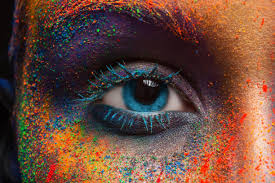
#> input picture LAB-EXP-13/images/1.jpg, 275 x 183 px, found by its file name
$ jupyter execute x.ipynb
#> lines starting #> are read from the running program, lines starting #| are printed output that depends on the picture; after the words box and inside, x2 and y2 are one past the last pixel; in counts of white or black regions, pixels touching at a corner belong together
[cell 1]
import cv2
import numpy as np
import os
from matplotlib import pyplot as plt

# Input image path
input_path = r"D:\IPCV\LAB-EXP-13\images\1.jpg"

# Output folder and paths
output_folder = r"D:\IPCV\LAB-EXP-13\resultant_img"
os.makedirs(output_folder, exist_ok=True)

output_image_path = os.path.join(output_folder, "output_contour.png")
chain_code_path = os.path.join(output_folder, "chain_code.txt")

# Load image (grayscale)
image = cv2.imread(input_path, 0)
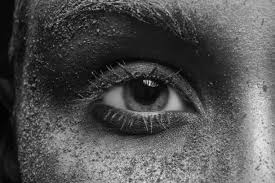
#> image: shape (183, 275); min 0, max 238, mean 81.3

if image is None:
    print("❌ Error: Image not found. Check the path.")
    exit()

# Convert to binary
_, binary = cv2.threshold(image, 127, 255, cv2.THRESH_BINARY)
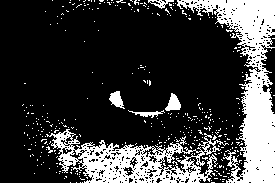
#> binary: shape (183, 275); 23.1% white; 365 white regions (359 under 20 px)

# Find contours
contours, _ = cv2.findContours(binary, cv2.RETR_EXTERNAL, cv2.CHAIN_APPROX_NONE)
#> contours = 356 contours, 350 with area under 20; largest, box (x1, y1, x2, y2) and area: (177, 0, 275, 183) 5994, (46, 129, 229, 183) 4800, (165, 93, 181, 111) 147, (109, 91, 125, 109) 136, (148, 0, 174, 9) 86, (128, 110, 165, 118) 66

if len(contours) == 0:
    print("❌ No contours found. Try a different image or preprocessing.")
    exit()

# Get largest contour
contour = max(contours, key=cv2.contourArea)
#> contour = contour of 1091 points, box (x1, y1, x2, y2) (177, 0, 275, 183), area 5994

# 8-direction vectors (Freeman Chain Code)
directions = [
    (0, 1), (-1, 1), (-1, 0), (-1, -1),
    (0, -1), (1, -1), (1, 0), (1, 1)
]

def get_chain_code(contour):
    chain_code = []

    for i in range(len(contour)):
        x1, y1 = contour[i][0]
        x2, y2 = contour[(i + 1) % len(contour)][0]

        dx = x2 - x1
        dy = y2 - y1

        for idx, (dyy, dxx) in enumerate(directions):
            if dx == dxx and dy == dyy:
                chain_code.append(idx)
                break
#> this loop made 1091 passes
#> (x1, y1, x2, y2, dx, dy) on passes 1 to 3: (177, 0, 177, 1, 0, 1), (177, 1, 178, 2, 1, 1), (178, 2, 178, 3, 0, 1)
#> after the loop, chain_code = 1091 values, max 7 at index 1, min 0 at index 5, mean 3.27

    return chain_code

# Generate chain code
chain_code = get_chain_code(contour)

# Convert to color for drawing
output_image = cv2.cvtColor(image, cv2.COLOR_GRAY2BGR)

# Draw contour
cv2.drawContours(output_image, [contour], -1, (0, 255, 0), 2)
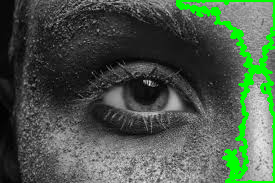
#> output_image: shape (183, 275, 3); mean B, G, R 73.6, 88.3, 73.6

# Save output image
cv2.imwrite(output_image_path, output_image)

# Save chain code to file
with open(chain_code_path, "w") as f:
    f.write("Chain Code:\n")
    f.write(str(chain_code))

print("✅ Output image saved at:", output_image_path)
print("✅ Chain code saved at:", chain_code_path)

# Display using matplotlib (no GUI error)
plt.figure(figsize=(10,5))

plt.subplot(1,2,1)
plt.imshow(image, cmap='gray')
plt.title("Input Image")
plt.axis('off')

plt.subplot(1,2,2)
plt.imshow(output_image[:,:,::-1])  # Convert BGR to RGB
plt.title("Output Image (Contour)")
plt.axis('off')

plt.show()
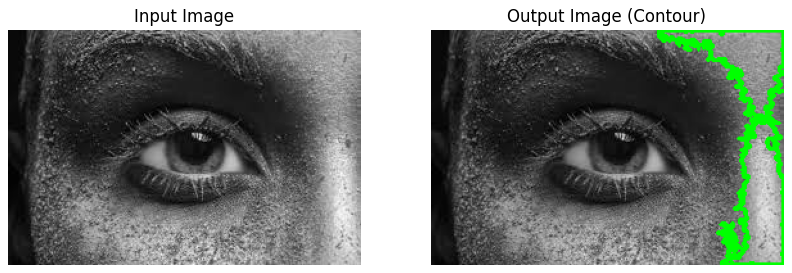
#> figure drawn by matplotlib, 2 panels
